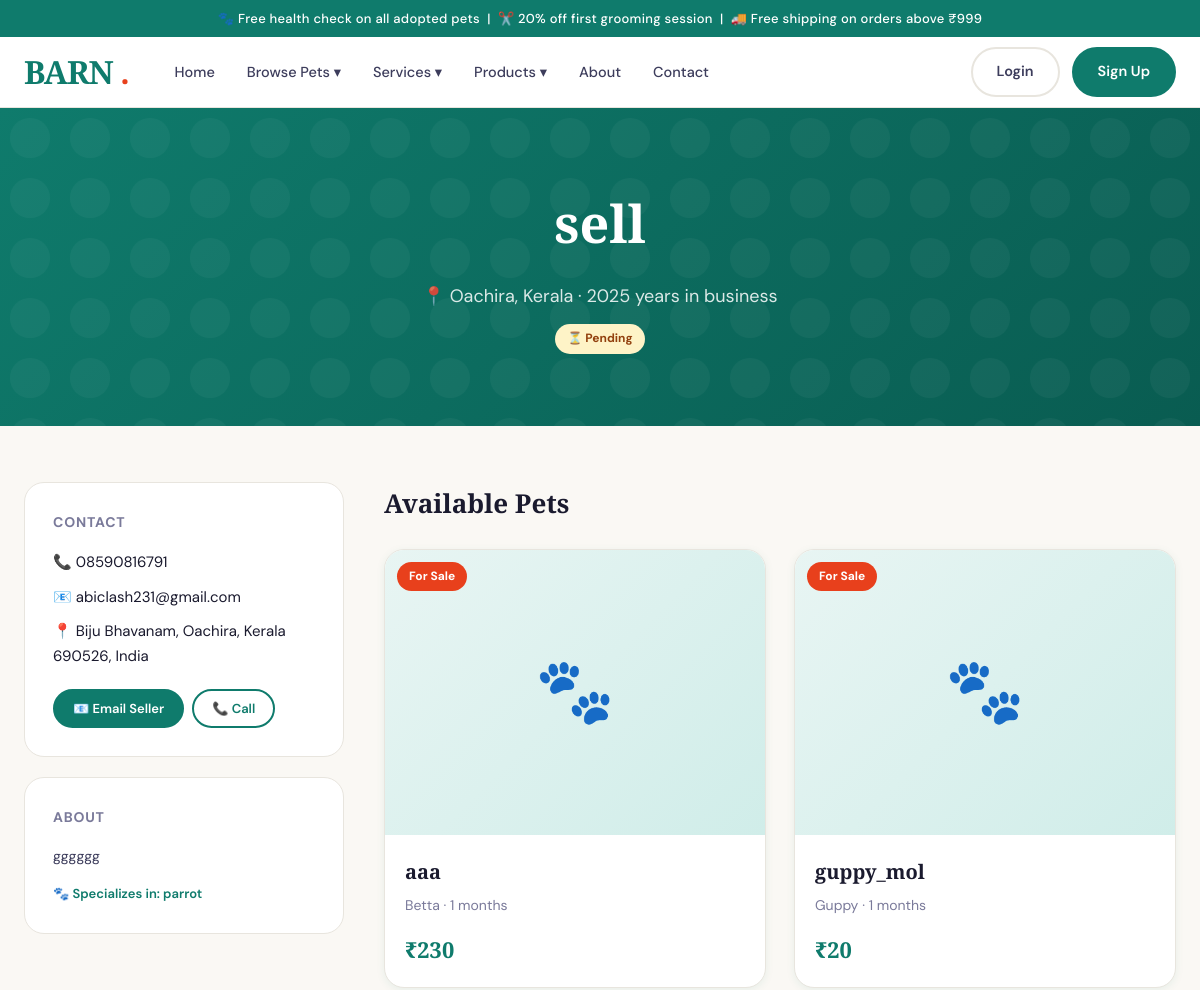
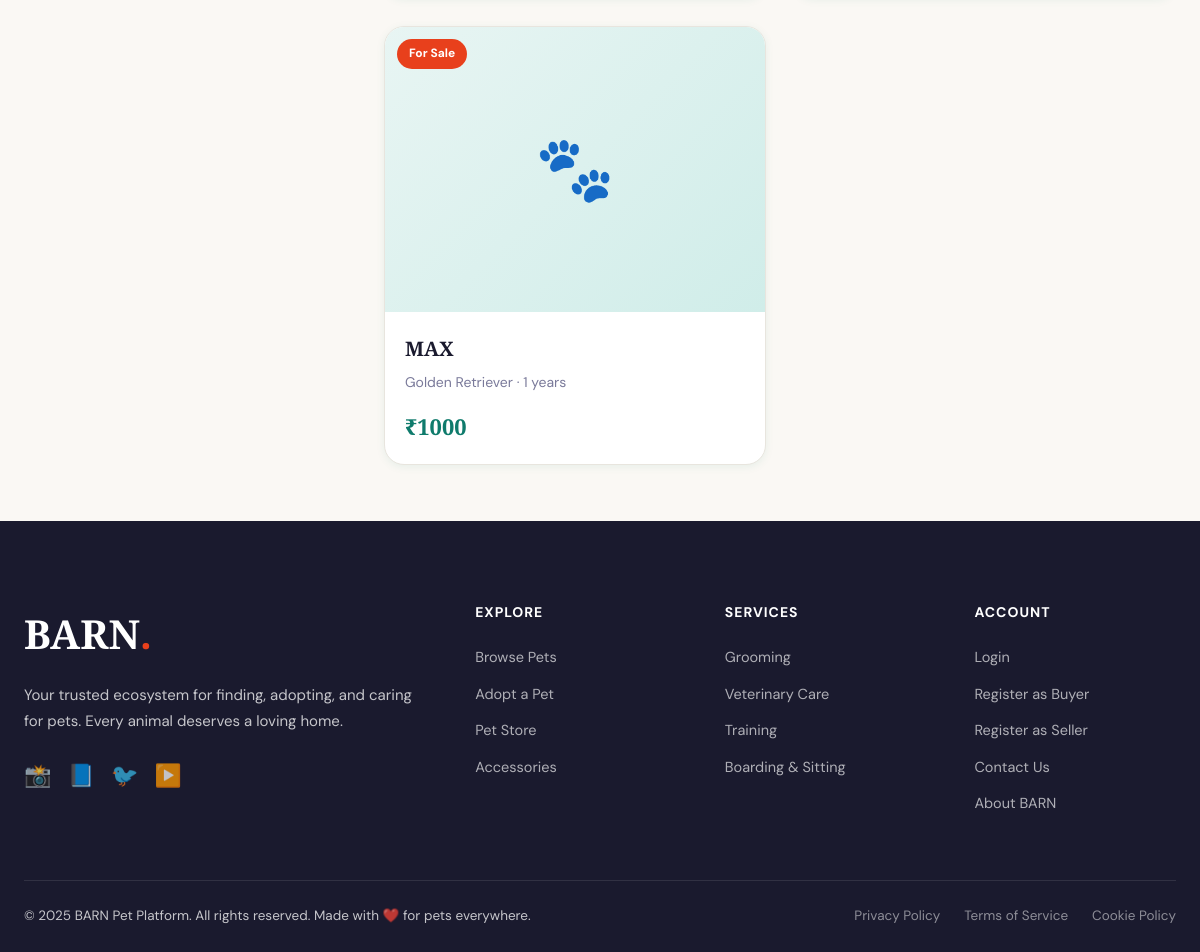
Page /accounts/seller/sell/ on the committed database (2 pictures, top to bottom).
### accounts/models.py (models this page shows, shortened)
class SellerProfile(models.Model):
    VERIFICATION_PENDING = 'pending'
    VERIFICATION_APPROVED = 'approved'
    VERIFICATION_REJECTED = 'rejected'
    VERIFICATION_CHOICES = [
        (VERIFICATION_PENDING, 'Pending Review'),
        (VERIFICATION_APPROVED, 'Approved'),
        (VERIFICATION_REJECTED, 'Rejected'),
    ]
    user = models.OneToOneField(User, on_delete=models.CASCADE, related_name='seller_profile')
    business_name = models.CharField(max_length=200)
    slug = models.SlugField(unique=True, blank=True)
    breeder_license_number = models.CharField(max_length=100, verbose_name="Breeder/Seller License Number")
    license_document = models.FileField(upload_to='licenses/', blank=True, null=True, verbose_name="License Document (PDF/Image)")
    government_id = models.FileField(upload_to='government_ids/', blank=True, null=True, verbose_name="Government ID")
    verification_status = models.CharField(max_length=20, choices=VERIFICATION_CHOICES, default=VERIFICATION_PENDING)
    verified_at = models.DateTimeField(null=True, blank=True)
    street_address = models.CharField(max_length=255, verbose_name="Street Address")
    city = models.CharField(max_length=100)
    state = models.CharField(max_length=100, verbose_name="State / Province")
    postal_code = models.CharField(max_length=20, verbose_name="Postal / ZIP Code")
    country = models.CharField(max_length=100, default='India')
    business_phone = models.CharField(max_length=20, verbose_name="Business Phone")
    business_email = models.EmailField(verbose_name="Business Email")
    website = models.URLField(blank=True, verbose_name="Website URL")
    years_in_business = models.PositiveIntegerField(default=0, verbose_name="Years in Business")
    specialization = models.CharField(max_length=255, blank=True, verbose_name="Specialization (e.g., Golden Retrievers, Exotic Birds)")
    kennel_club_membership = models.CharField(max_length=200, blank=True, verbose_name="Kennel Club / Association Membership")
    about_business = models.TextField(verbose_name="About Your Business")
    instagram = models.URLField(blank=True)
    facebook = models.URLField(blank=True)
    average_rating = models.DecimalField(max_digits=3, decimal_places=2, default=0.00)
    total_reviews = models.IntegerField(default=0)
    created_at = models.DateTimeField(auto_now_add=True)
    updated_at = models.DateTimeField(auto_now=True)
    @property
    def full_address(self):
        return f"{self.street_address}, {self.city}, {self.state} {self.postal_code}, {self.country}"

### pets/models.py (models this page shows, shortened)
class Pet(models.Model):
    GENDER_MALE = 'male'
    GENDER_FEMALE = 'female'
    GENDER_CHOICES = [(GENDER_MALE, 'Male'), (GENDER_FEMALE, 'Female')]
    LISTING_SALE = 'sale'
    LISTING_ADOPTION = 'adoption'
    LISTING_BOTH = 'both'
    LISTING_CHOICES = [
        (LISTING_SALE, 'For Sale'),
        (LISTING_ADOPTION, 'For Adoption'),
        (LISTING_BOTH, 'Sale or Adoption'),
    ]
    AGE_UNIT_WEEKS = 'weeks'
    AGE_UNIT_MONTHS = 'months'
    AGE_UNIT_YEARS = 'years'
    AGE_UNIT_CHOICES = [
        (AGE_UNIT_WEEKS, 'Weeks'),
        (AGE_UNIT_MONTHS, 'Months'),
        (AGE_UNIT_YEARS, 'Years'),
    ]
    seller = models.ForeignKey(User, on_delete=models.CASCADE, related_name='listed_pets')
    category = models.ForeignKey(PetCategory, on_delete=models.CASCADE, related_name='pets')
    breed = models.ForeignKey(PetBreed, on_delete=models.SET_NULL, null=True, blank=True, related_name='pets')
    name = models.CharField(max_length=100)
    slug = models.SlugField(unique=True, blank=True)
    gender = models.CharField(max_length=10, choices=GENDER_CHOICES)
    age_value = models.PositiveIntegerField(default=1)
    age_unit = models.CharField(max_length=10, choices=AGE_UNIT_CHOICES, default=AGE_UNIT_MONTHS)
    color = models.CharField(max_length=100, blank=True)
    weight_kg = models.DecimalField(max_digits=5, decimal_places=2, null=True, blank=True)
    description = models.TextField()
    listing_type = models.CharField(max_length=20, choices=LISTING_CHOICES, default=LISTING_SALE)
    price = models.DecimalField(max_digits=10, decimal_places=2, null=True, blank=True,
                                 help_text="Leave blank for adoption-only listings")
    is_vaccinated = models.BooleanField(default=False)
    is_dewormed = models.BooleanField(default=False)
    is_microchipped = models.BooleanField(default=False)
    is_neutered = models.BooleanField(default=False)
    health_certificate = models.FileField(upload_to='health_certs/', blank=True, null=True)
    health_notes = models.TextField(blank=True)
    quantity = models.PositiveIntegerField(default=1)
    is_available = models.BooleanField(default=True)
    views_count = models.PositiveIntegerField(default=0)
    created_at = models.DateTimeField(auto_now_add=True)
    updated_at = models.DateTimeField(auto_now=True)
    class Meta:
        ordering = ['-created_at']
    @property
    def age_display(self):
        return f"{self.age_value} {self.age_unit}"
    @property
    def primary_image(self):
        img = self.images.filter(is_primary=True).first()
        if not img:
            img = self.images.first()
        return img

class PetBreed(models.Model):
    category = models.ForeignKey(PetCategory, on_delete=models.CASCADE, related_name='breeds')
    name = models.CharField(max_length=100)
    description = models.TextField(blank=True)

### accounts/views.py (the view)
# urls.py: path('seller/<slug:slug>/', views.seller_public_profile, name='seller_public_profile'),
def seller_public_profile(request, slug):
    seller = get_object_or_404(SellerProfile, slug=slug)
    pets = seller.user.listed_pets.filter(is_available=True) if hasattr(seller.user, 'listed_pets') else []
    products = seller.user.products.filter(is_available=True) if hasattr(seller.user, 'products') else []
    reviews = seller.reviews.all().order_by('-created_at')
    return render(request, 'accounts/seller_public.html', {
        'seller': seller,
        'pets': pets,
        'products': products,
        'reviews': reviews,
    })

### templates/accounts/seller_public.html (shortened to what this page needs)
{% extends 'base.html' %}
{% block content %}
<div class="page-header">
  <div class="container">
    <h1>{{ seller.business_name }}</h1>
    <p>📍 {{ seller.city }}, {{ seller.state }} · {{ seller.years_in_business }} years in business</p>
    <span class="verification-badge {% if seller.verification_status == 'approved' %}badge-approved{% else %}badge-pending{% endif %}" style="margin-top:12px;display:inline-flex;">
      {% if seller.verification_status == 'approved' %}✅ Verified Seller{% else %}⏳ Pending{% endif %}
    </span>
  </div>
</div>
<div style="max-width:1280px;margin:0 auto;padding:56px 24px;display:grid;grid-template-columns:320px 1fr;gap:40px;">
  <div>
    <div style="background:var(--white);border-radius:var(--radius-lg);padding:28px;border:1px solid var(--border);margin-bottom:20px;">
      <h3 style="font-size:14px;font-weight:700;text-transform:uppercase;letter-spacing:0.8px;color:var(--ink-light);margin-bottom:16px;">Contact</h3>
      <p style="margin-bottom:10px;font-size:15px;">📞 {{ seller.business_phone }}</p>
      <p style="margin-bottom:10px;font-size:15px;">📧 {{ seller.business_email }}</p>
      <p style="margin-bottom:10px;font-size:15px;">📍 {{ seller.full_address }}</p>
      <div style="margin-top:20px;display:flex;gap:8px;flex-wrap:wrap;">
        <a href="mailto:{{ seller.business_email }}?subject=Inquiry from BARN" class="btn btn-primary btn-sm">📧 Email Seller</a>
        <a href="tel:{{ seller.business_phone }}" class="btn btn-outline-teal btn-sm">📞 Call</a>
      </div>
    </div>
    <div style="background:var(--white);border-radius:var(--radius-lg);padding:28px;border:1px solid var(--border);">
      <h3 style="font-size:14px;font-weight:700;text-transform:uppercase;letter-spacing:0.8px;color:var(--ink-light);margin-bottom:16px;">About</h3>
      <p style="font-size:14px;color:var(--ink-mid);line-height:1.7;">{{ seller.about_business }}</p>
      {% if seller.specialization %}
      <p style="margin-top:14px;font-size:13px;color:var(--teal);font-weight:600;">🐾 Specializes in: {{ seller.specialization }}</p>{% endif %}
    </div>
  </div>
  <div>
    <h2 style="font-family:var(--font-display);font-size:26px;font-weight:700;margin-bottom:24px;">Available Pets</h2>
    {% if pets %}
    <div class="pets-grid">
      {% for pet in pets %}
      <a href="{% url 'pet_detail' pet.slug %}" style="text-decoration:none;color:inherit;">
        <div class="pet-card">
          <div class="pet-card-image">
            {% if pet.primary_image %}<img src="{{ pet.primary_image.image.url }}" alt="{{ pet.name }}">
            {% else %}<div class="pet-placeholder">🐾</div>{% endif %}
            <span class="pet-badge {% if pet.listing_type == 'adoption' %}badge-adopt{% else %}badge-sale{% endif %}" style="position:absolute;">
              {% if pet.listing_type == 'adoption' %}Adopt{% else %}For Sale{% endif %}
            </span>
          </div>
          <div class="pet-card-body">
            <h3 class="pet-card-name">{{ pet.name }}</h3>
            <p class="pet-card-breed">{{ pet.breed.name|default:"Mixed" }} · {{ pet.age_display }}</p>
            <div class="pet-card-footer">
              <span class="pet-price">{% if pet.listing_type == 'adoption' %}Free{% elif pet.price %}₹{{ pet.price|floatformat:0 }}{% else %}Contact{% endif %}</span>
            </div>
          </div>
        </div>
      </a>
      {% endfor %}
    </div>
    {% endif %}
  </div>
</div>
{% endblock %}

### static/css/main.css (style rules this page uses)
:root { --teal: #0f7b6c; --teal-dark: #095c51; --teal-light: #e8f5f3; --coral: #e8401c; --coral-light: #fef0ec; --coral-dark: #c0320e; --gold: #d4a853; --cream: #faf8f4; --white: #ffffff; --ink: #1a1a2e; --ink-mid: #3d3d5c; --ink-light: #7a7a9a; --border: #e8e5de; --shadow-sm: 0 2px 8px rgba(15,123,108,0.08); --shadow-md: 0 8px 32px rgba(15,123,108,0.12); --shadow-lg: 0 24px 64px rgba(15,123,108,0.16); --radius: 12px; --radius-lg: 20px; --radius-xl: 32px; --font-display: 'Playfair Display', serif; --font-body: 'DM Sans', sans-serif; --transition: 0.3s cubic-bezier(0.4, 0, 0.2, 1); }
*, *::before, *::after { box-sizing: border-box; margin: 0; padding: 0; }
html { scroll-behavior: smooth; font-size: 16px; }
body { font-family: var(--font-body); background: var(--cream); color: var(--ink); line-height: 1.65; overflow-x: hidden; }
a { color: inherit; text-decoration: none; }
.btn { display: inline-flex; align-items: center; gap: 8px; padding: 11px 24px; border-radius: 100px; font-size: 14.5px; font-weight: 600; font-family: var(--font-body); cursor: pointer; border: 2px solid transparent; transition: all var(--transition); text-align: center; white-space: nowrap; }
.btn-primary { background: var(--teal); color: var(--white); border-color: var(--teal); }
.btn-outline-teal { background: transparent; color: var(--teal); border-color: var(--teal); }
.btn-sm { padding: 7px 18px; font-size: 13px; }
.container { max-width: 1280px; margin: 0 auto; }
.pets-grid { display: grid; grid-template-columns: repeat(auto-fill, minmax(280px, 1fr)); gap: 28px; }
.pet-card { background: var(--white); border-radius: var(--radius-lg); overflow: hidden; box-shadow: var(--shadow-sm); border: 1px solid var(--border); transition: all var(--transition); position: relative; }
.pet-card-image { position: relative; aspect-ratio: 4/3; overflow: hidden; background: var(--teal-light); }
.pet-placeholder { width: 100%; height: 100%; display: flex; align-items: center; justify-content: center; font-size: 64px; background: linear-gradient(135deg, var(--teal-light), #d0ede9); }
.pet-badge { position: absolute; top: 12px; left: 12px; padding: 5px 12px; border-radius: 100px; font-size: 12px; font-weight: 700; }
.badge-sale { background: var(--coral); color: var(--white); }
.pet-card-body { padding: 20px; }
.pet-card-name { font-family: var(--font-display); font-size: 20px; font-weight: 700; color: var(--ink); margin-bottom: 6px; }
.pet-card-breed { font-size: 14px; color: var(--ink-light); margin-bottom: 14px; }
.pet-card-footer { display: flex; align-items: center; justify-content: space-between; }
.pet-price { font-family: var(--font-display); font-size: 22px; font-weight: 700; color: var(--teal); }
.page-header { background: linear-gradient(135deg, var(--teal) 0%, var(--teal-dark) 100%); color: white; padding: 72px 24px; text-align: center; position: relative; overflow: hidden; }
.page-header::before { content: ''; position: absolute; inset: 0; }
.page-header .container { position: relative; }
.page-header h1 { font-family: var(--font-display); font-size: clamp(32px, 5vw, 52px); font-weight: 900; margin-bottom: 16px; }
.page-header p { font-size: 18px; opacity: 0.85; max-width: 560px; margin: 0 auto; }
.verification-badge { display: inline-flex; align-items: center; gap: 6px; padding: 5px 12px; border-radius: 100px; font-size: 12px; font-weight: 700; }
.badge-pending { background: #fef3c7; color: #92400e; }

### rows in the picture
SellerProfile: business_name "sell", city "Oachira", state "Kerala", years_in_business "2025", business_phone "08590816791", business_email "abiclash231@gmail.com", full_address "Biju Bhavanam, Oachira, Kerala 690526, India", about_business "gggggg", specialization "parrot"
Pet: listing_type "For Sale", name "aaa", breed.name "Betta", age_display "1 months", price "230"
Pet: listing_type "For Sale", name "guppy_mol", breed.name "Guppy", age_display "1 months", price "20"
Pet: listing_type "For Sale", name "MAX", breed.name "Golden Retriever", age_display "1 years", price "1000"
